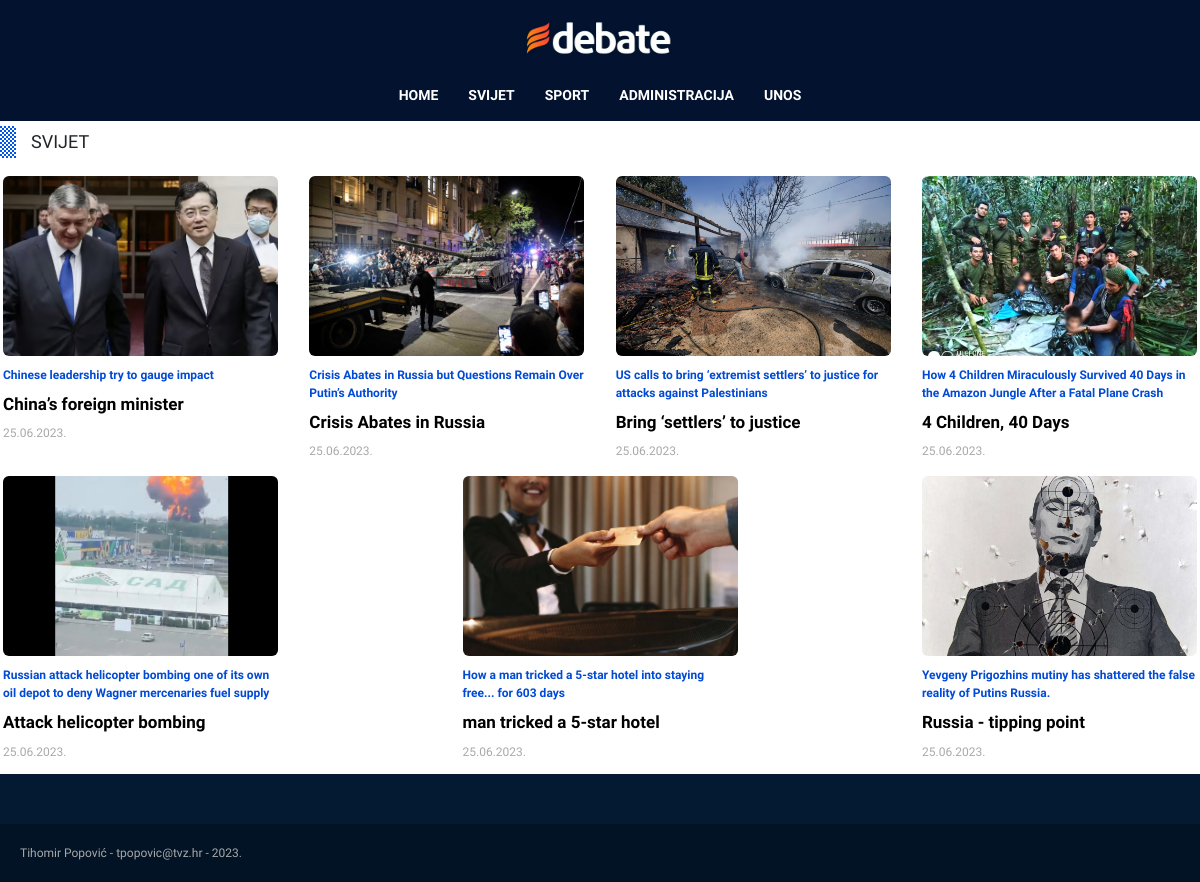
The page /php/kategorija.php?kategorija=svijet on the database its author committed.
### tables this page shows
CREATE TABLE `vijesti` (
  `id` int(11) NOT NULL,
  `datum` varchar(32) NOT NULL,
  `naslov` varchar(64) NOT NULL,
  `sazetak` text NOT NULL,
  `tekst` text NOT NULL,
  `slika` varchar(255) NOT NULL,
  `kategorija` varchar(64) NOT NULL,
  `prikazi` tinyint(1) NOT NULL
);

### php/kategorija.php (the view, shortened to what this page needs)
<!DOCTYPE html>
<html lang="en">
<head>
    <link rel="stylesheet" href="../css/bootstrap.min.css">
    <link rel="stylesheet" href="../css/style.css">
</head>
<body>
    <?php
    include 'connect.php';
    $kategorija = strtoupper($_GET['kategorija']);
    ?>
    <section>
        <h2>
            <img src="../assets/bullet.webp" alt="">
            <span>
                <?php echo $kategorija; ?>
            </span>
        </h2>
        <div class="articleWrapper">
            <?php
            $query = "SELECT * FROM vijesti WHERE prikazi = 1 AND kategorija = '$kategorija'";
            $result = mysqli_query($dbc, $query);
            while ($row = mysqli_fetch_array($result)) {
                echo "
                <article>
                    <img src='" . IMGPATH . $row['slika'] . "' alt='" . $row['slika'] . "'>
                    <p class='about'>" . $row['sazetak'] . "</p>
                    <h3>
                        <a href='clanak.php?id=" . $row['id'] . "'>" . $row['naslov'] . "</a>
                    </h3>
                    <p class='author'>" . $row['datum'] . "</p>
                </article>
                ";
            }
            ?>
        </div>
    </section>
    <footer>
        Tihomir Popović - tpopovic@tvz.hr - 2023.
    </footer>
</body>
</html>

### css/style.css (style rules this page uses)
* { margin: 0; padding: 0; font-family: 'Pathway Extreme', sans-serif; }
header { background-color: #02122F; }
header img { display: block; margin: 0 auto; height: 80px; }
nav { display: flex; justify-content: center; }
nav a { padding: 5px 15px; margin-bottom: 10px; color: white; text-decoration: none; font-weight: bold; font-size: 14px; }
section { max-width: 1200px; margin: 0 auto; }
section h2 { display: flex; align-items: center; margin: 5px 0 15px 0; }
section h2 span { margin-left: 15px; font-size: 18px; }
.articleWrapper { display: flex; flex-wrap: wrap; justify-content: space-between; }
.articleWrapper article { width: 275px; margin: 3px; }
.articleWrapper article img { width: 100%; height: 180px; object-fit: cover; border-radius: 6px; }
.articleWrapper article .about { color: #004AD5; font-weight: bold; font-size: 12px; margin: 10px 0; }
.articleWrapper article h3 { font-size: 17px; }
.articleWrapper article h3 a { text-decoration: none; color: black; font-weight: bold; font-size: 17px; }
.articleWrapper article .author { color: #A9A9A9; font-size: 12px; margin: 10px 0; }
footer { font-size: 12px; color: #A9A9A9; padding: 20px ; background-color: #021325; border-top: 50px solid #031A32; }

### rows shown on the page
vijesti: slika (picture), sazetak "Chinese leadership try to gauge impact", naslov "China’s foreign minister", datum "25.06.2023."
vijesti: slika (picture), sazetak "Crisis Abates in Russia but Questions Remain Over Putin’s Authority", naslov "Crisis Abates in Russia", datum "25.06.2023."
vijesti: slika (picture), sazetak "US calls to bring ‘extremist settlers’ to justice for attacks against Palestinians", naslov "Bring ‘settlers’ to justice", datum "25.06.2023."
vijesti: slika (picture), sazetak "How 4 Children Miraculously Survived 40 Days in the Amazon Jungle After a Fatal Plane Crash", naslov "4 Children, 40 Days", datum "25.06.2023."
vijesti: slika (picture), sazetak "Russian attack helicopter bombing one of its own oil depot to deny Wagner mercenaries fuel supply", naslov "Attack helicopter bombing", datum "25.06.2023."
vijesti: slika (picture), sazetak "How a man tricked a 5-star hotel into staying free... for 603 days", naslov "man tricked a 5-star hotel", datum "25.06.2023."
vijesti: slika (picture), sazetak "Yevgeny Prigozhins mutiny has shattered the false reality of Putins Russia.", naslov "Russia - tipping point", datum "25.06.2023."

### other values the page prints
$kategorija "SVIJET"
